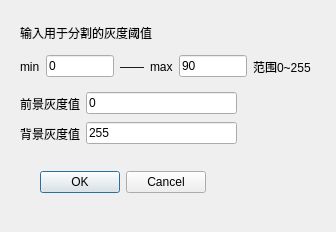
<?xml version="1.0" encoding="UTF-8"?>
<ui version="4.0">
 <class>ThesholdInputDialog</class>
 <widget class="QDialog" name="ThesholdInputDialog">
  <property name="geometry">
   <rect>
    <x>0</x>
    <y>0</y>
    <width>336</width>
    <height>232</height>
   </rect>
  </property>
  <property name="windowTitle">
   <string>Dialog</string>
  </property>
  <widget class="QDialogButtonBox" name="buttonBox">
   <property name="geometry">
    <rect>
     <x>40</x>
     <y>170</y>
     <width>166</width>
     <height>25</height>
    </rect>
   </property>
   <property name="orientation">
    <enum>Qt::Horizontal</enum>
   </property>
   <property name="standardButtons">
    <set>QDialogButtonBox::Cancel|QDialogButtonBox::Ok</set>
   </property>
  </widget>
  <widget class="QWidget" name="">
   <property name="geometry">
    <rect>
     <x>20</x>
     <y>19</y>
     <width>291</width>
     <height>61</height>
    </rect>
   </property>
   <layout class="QVBoxLayout" name="verticalLayout">
    <item>
     <widget class="QLabel" name="label_5">
      <property name="text">
       <string>输入用于分割的灰度阈值</string>
      </property>
     </widget>
    </item>
    <item>
     <layout class="QHBoxLayout" name="horizontalLayout_2">
      <item>
       <layout class="QHBoxLayout" name="horizontalLayout">
        <item>
         <widget class="QLabel" name="label">
          <property name="text">
           <string>min</string>
          </property>
         </widget>
        </item>
        <item>
         <widget class="QLineEdit" name="minlineEdit">
          <property name="text">
           <string>0</string>
          </property>
         </widget>
        </item>
        <item>
         <widget class="QLabel" name="label_2">
          <property name="text">
           <string>——</string>
          </property>
         </widget>
        </item>
        <item>
         <widget class="QLabel" name="label_4">
          <property name="text">
           <string>max</string>
          </property>
         </widget>
        </item>
        <item>
         <widget class="QLineEdit" name="maxlineEdit">
          <property name="text">
           <string>90</string>
          </property>
         </widget>
        </item>
       </layout>
      </item>
      <item>
       <widget class="QLabel" name="label_3">
        <property name="text">
         <string>范围0~255</string>
        </property>
       </widget>
      </item>
     </layout>
    </item>
   </layout>
  </widget>
  <widget class="QWidget" name="">
   <property name="geometry">
    <rect>
     <x>20</x>
     <y>90</y>
     <width>217</width>
     <height>27</height>
    </rect>
   </property>
   <layout class="QHBoxLayout" name="horizontalLayout_3">
    <item>
     <widget class="QLabel" name="label_6">
      <property name="text">
       <string>前景灰度值</string>
      </property>
     </widget>
    </item>
    <item>
     <widget class="QLineEdit" name="ForegroundGraylineEdit">
      <property name="text">
       <string>0</string>
      </property>
     </widget>
    </item>
   </layout>
  </widget>
  <widget class="QWidget" name="">
   <property name="geometry">
    <rect>
     <x>20</x>
     <y>120</y>
     <width>217</width>
     <height>27</height>
    </rect>
   </property>
   <layout class="QHBoxLayout" name="horizontalLayout_4">
    <item>
     <widget class="QLabel" name="label_7">
      <property name="text">
       <string>背景灰度值</string>
      </property>
     </widget>
    </item>
    <item>
     <widget class="QLineEdit" name="BackgroundGraylineEdit">
      <property name="text">
       <string>255</string>
      </property>
     </widget>
    </item>
   </layout>
  </widget>
 </widget>
 <resources/>
 <connections>
  <connection>
   <sender>buttonBox</sender>
   <signal>rejected()</signal>
   <receiver>ThesholdInputDialog</receiver>
   <slot>reject()</slot>
   <hints>
    <hint type="sourcelabel">
     <x>316</x>
     <y>260</y>
    </hint>
    <hint type="destinationlabel">
     <x>286</x>
     <y>274</y>
    </hint>
   </hints>
  </connection>
  <connection>
   <sender>buttonBox</sender>
   <signal>accepted()</signal>
   <receiver>ThesholdInputDialog</receiver>
   <slot>accept()</slot>
   <hints>
    <hint type="sourcelabel">
     <x>248</x>
     <y>254</y>
    </hint>
    <hint type="destinationlabel">
     <x>157</x>
     <y>274</y>
    </hint>
   </hints>
  </connection>
 </connections>
</ui>
